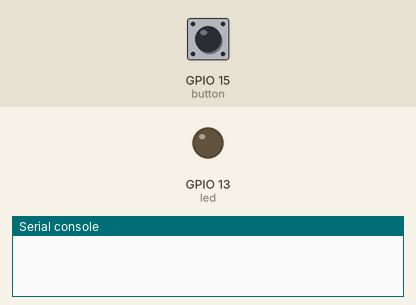
This program was run on a simulated ESP8266 board running MicroPython. On the bench: output pins drawn as LEDs (lit = HIGH), the last lines printed to the serial console. Dashed ring = blinking. The inputs (shaded band) are chosen by the test bench; at power-on: GPIO 15 (button) HIGH.

Above: at 1.2 s.
1.3 s: GPIO 15 (button) pulsed LOW 5 times (0.12 s each, 0.3 s apart)
At 1.89 s:
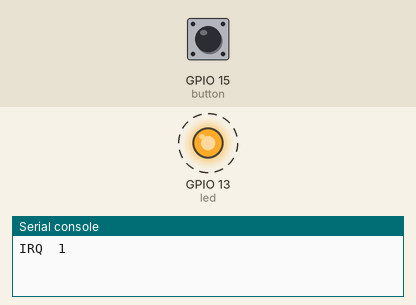
4.3 s: GPIO 15 (button) pulled LOW for 0.15 s
At 5.1 s:
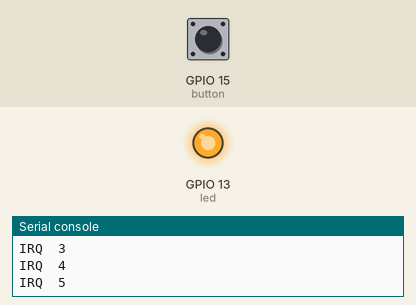
5.9 s: GPIO 15 (button) pulled LOW for 1 s
At 6.9 s:
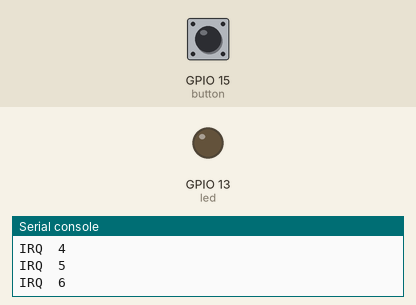
Timing chart, 0 to 8.9 s (numbered marks = the images above; inputs shaded):
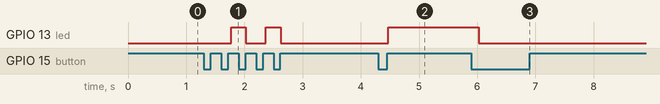

Measured:
- after the input at 1.3 s, GPIO 13 (led): alternates HIGH for 0.25 s and LOW for 0.35 s, 4 changes in all, then stays LOW, starting after 0.47 s
- after the input at 4.3 s, GPIO 13 (led): LOW → HIGH after 0.17 s
- after the input at 5.9 s, GPIO 13 (led): HIGH → LOW after 0.12 s

The program:

irq.py
```python
#hardware platform: FireBeetle-ESP8266
import machine
from machine import Pin
import time
value=1
counter=0
def func(v):
  global value,counter
  time.sleep_ms(50)
  if(button.value() == 0):
    return
  while(button.value() == 1):                       #If press the button, it will wait until released
    time.sleep_ms(100)
  time.sleep_ms(100)
  counter+=1
  led.value(value)
  value = 0 if value else 1                         #If LED is turn on,it will be shutdown next,otherwise it will turn on next.
  print("IRQ ",counter)

try:
  led = Pin(13, Pin.OUT)                              #create LED object from pin13,Set Pin13 to output
  led.value(0)
  button = Pin(15, Pin.IN)                            #create Button object from pin15,Set Pin15 to input
  button.irq(trigger=Pin.IRQ_RISING, handler=func)    #init irq,set interrupt on rising edge,and callback function is func
  while True:
    pass
except:
  machine.disable_irq()
```
